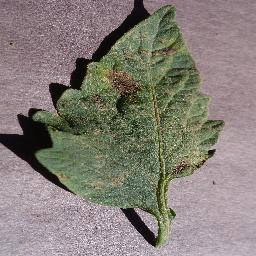
#> input picture data/samples/Tomato___Early_blight_sample.jpg, 256 x 256 px
$ python classical_processing.py   (older library calls are emulated)
#> lines starting #> are read from the running program, lines starting #| are printed output that depends on the picture; after the words box and inside, x2 and y2 are one past the last pixel; in counts of white or black regions, pixels touching at a corner belong together
"""Classical Image Processing Pipeline (CO1 & CO2, Practicals 2, 3, 4).
Covers color space conversions, contrast enhancement (CLAHE), spatial smoothing,
directional Sobel & Canny edge detection, and ORB feature keypoint extraction.
"""

import os
import sys
from pathlib import Path
import cv2
import numpy as np

# Safe stdout handling for Windows terminals
if sys.stdout.encoding and sys.stdout.encoding.lower() != "utf-8":
    try:
        sys.stdout.reconfigure(encoding="utf-8")
    except Exception:
        pass

PROJECT_ROOT = Path(__file__).resolve().parent.parent
os.environ["MPLCONFIGDIR"] = str(PROJECT_ROOT / ".cache" / "matplotlib")

import matplotlib.pyplot as plt

REPORTS_DIR = PROJECT_ROOT / "reports"
SAMPLES_DIR = PROJECT_ROOT / "data" / "samples"


def load_image(image_path_or_array, target_size=(256, 256)):
    """Load image from path or validate numpy array, converting to RGB."""
    if isinstance(image_path_or_array, (str, Path)):
        img = cv2.imread(str(image_path_or_array))
        if img is None:
            raise ValueError(f"Could not load image from: {image_path_or_array}")
        img = cv2.cvtColor(img, cv2.COLOR_BGR2RGB)
    elif isinstance(image_path_or_array, np.ndarray):
        img = image_path_or_array.copy()
        if len(img.shape) == 2:
            img = cv2.cvtColor(img, cv2.COLOR_GRAY2RGB)
    else:
        raise TypeError("Input must be a file path or numpy array.")

    if target_size is not None:
        img = cv2.resize(img, target_size, interpolation=cv2.INTER_AREA)

    return img


def rgb_to_grayscale(img_rgb):
    """Convert RGB to 8-bit Grayscale (CO1, Practical 2)."""
    return cv2.cvtColor(img_rgb, cv2.COLOR_RGB2GRAY)


def rgb_to_hsv(img_rgb):
    """Convert RGB to HSV color space (CO1, Practical 2)."""
    return cv2.cvtColor(img_rgb, cv2.COLOR_RGB2HSV)


def apply_clahe(img_rgb, clip_limit=2.5, tile_grid_size=(8, 8)):
    """Apply Contrast Limited Adaptive Histogram Equalization (CLAHE) on Luminance channel (CO2, Practical 3)."""
    lab = cv2.cvtColor(img_rgb, cv2.COLOR_RGB2LAB)
    l_channel, a_channel, b_channel = cv2.split(lab)
    clahe = cv2.createCLAHE(clipLimit=clip_limit, tileGridSize=tile_grid_size)
    l_clahe = clahe.apply(l_channel)
    enhanced_lab = cv2.merge([l_clahe, a_channel, b_channel])
    return cv2.cvtColor(enhanced_lab, cv2.COLOR_LAB2RGB)


def apply_smoothing(img_rgb, method="bilateral"):
    """Apply spatial smoothing filters to reduce sensor noise (CO2, Practical 3)."""
    if method == "gaussian":
        return cv2.GaussianBlur(img_rgb, (5, 5), 0)
    elif method == "median":
        return cv2.medianBlur(img_rgb, 5)
    elif method == "bilateral":
        # Bilateral filter preserves sharp leaf and lesion edges while smoothing uniform textures
        return cv2.bilateralFilter(img_rgb, d=9, sigmaColor=75, sigmaSpace=75)
    else:
        raise ValueError(f"Unknown smoothing method: {method}")


def detect_edges_sobel(img_rgb):
    """Compute directional Sobel gradients and overall gradient magnitude (CO2, Practical 3)."""
    gray = rgb_to_grayscale(img_rgb)
    blurred = cv2.GaussianBlur(gray, (3, 3), 0)

    grad_x = cv2.Sobel(blurred, cv2.CV_64F, 1, 0, ksize=3)
    grad_y = cv2.Sobel(blurred, cv2.CV_64F, 0, 1, ksize=3)

    abs_x = cv2.convertScaleAbs(grad_x)
    abs_y = cv2.convertScaleAbs(grad_y)
    magnitude = cv2.addWeighted(abs_x, 0.5, abs_y, 0.5, 0)
    return magnitude, abs_x, abs_y


def detect_edges_canny(img_rgb, low_threshold=50, high_threshold=150):
    """Compute Canny edge map with hysteresis thresholding (CO2, Practical 3)."""
    gray = rgb_to_grayscale(img_rgb)
    blurred = cv2.GaussianBlur(gray, (5, 5), 1.2)
    return cv2.Canny(blurred, low_threshold, high_threshold)


def extract_orb_keypoints(img_rgb, n_features=500):
    """Extract ORB (Oriented FAST and Rotated BRIEF) keypoints and draw descriptors (CO2, Practical 4)."""
    gray = rgb_to_grayscale(img_rgb)
    orb = cv2.ORB_create(nfeatures=n_features)
    keypoints, descriptors = orb.detectAndCompute(gray, None)

    # Draw keypoints on image (rich green circles with orientation vectors)
    out_img = cv2.drawKeypoints(
        img_rgb,
        keypoints,
        None,
        color=(0, 255, 120),
        flags=cv2.DRAW_MATCHES_FLAGS_DRAW_RICH_KEYPOINTS,
    )
    return out_img, keypoints, descriptors


def process_leaf_pipeline(image_path_or_array):
    """Unified classical processing pipeline returning all intermediate visual representations."""
    original = load_image(image_path_or_array)
    gray = rgb_to_grayscale(original)
    hsv = rgb_to_hsv(original)
    h_channel, s_channel, v_channel = cv2.split(hsv)
    smoothed = apply_smoothing(original, method="bilateral")
    clahe_enhanced = apply_clahe(original)
    sobel_mag, sobel_x, sobel_y = detect_edges_sobel(original)
    canny = detect_edges_canny(original)
    orb_img, keypoints, _ = extract_orb_keypoints(original)

    return {
        "original": original,
        "grayscale": gray,
        "hsv": hsv,
        "hue": h_channel,
        "saturation": s_channel,
        "value": v_channel,
        "smoothed": smoothed,
        "clahe": clahe_enhanced,
        "sobel_mag": sobel_mag,
        "canny": canny,
        "orb": orb_img,
        "num_keypoints": len(keypoints),
    }


def generate_comparison_figure(image_path, output_filename, plant_name="Plant Leaf"):
    """Generate and save an academic multi-panel figure for lab reports."""
    results = process_leaf_pipeline(image_path)

    fig, axes = plt.subplots(2, 4, figsize=(18, 9))
    fig.suptitle(
        f"Classical Computer Vision Processing (CO1 & CO2) — {plant_name}",
        fontsize=16,
        fontweight="bold",
        y=0.98,
    )

    panels = [
        (results["original"], "1. Original RGB Leaf", None),
        (results["grayscale"], "2. Grayscale (CO1)", "gray"),
        (results["hue"], "3. HSV: Hue Channel (Chlorophyll)", "hsv"),
        (results["saturation"], "4. HSV: Saturation (Lesions)", "inferno"),
        (results["clahe"], "5. CLAHE Enhanced (CO2)", None),
        (results["sobel_mag"], "6. Sobel Gradient Magnitude (CO2)", "magma"),
        (results["canny"], "7. Canny Edge Map (CO2)", "gray"),
        (results["orb"], f"8. ORB Keypoints: {results['num_keypoints']} pts (CO2)", None),
    ]

    for ax, (img_data, title, cmap) in zip(axes.flat, panels):
        if cmap:
            ax.imshow(img_data, cmap=cmap)
        else:
            ax.imshow(img_data)
        ax.set_title(title, fontsize=11, fontweight="bold", pad=8)
        ax.axis("off")

    plt.tight_layout()
    REPORTS_DIR.mkdir(parents=True, exist_ok=True)
    out_path = REPORTS_DIR / output_filename
    plt.savefig(out_path, dpi=300, bbox_inches="tight")
    plt.close()
    print(f"[+] Classical comparison figure saved: {out_path}")
    return out_path


def run_demo_across_sample_plants():
    """Run classical pipeline across multiple distinct plant samples and save figures."""
    demo_leaves = [
        ("Tomato___Early_blight_sample.jpg", "classical_tomato_early_blight.png", "Tomato (Early Blight)"),
        ("Apple___Cedar_apple_rust_sample.jpg", "classical_apple_cedar_rust.png", "Apple (Cedar Apple Rust)"),
        ("Corn_(maize)___Common_rust__sample.jpg", "classical_corn_common_rust.png", "Corn (Common Rust)"),
        ("Grape___Black_rot_sample.jpg", "classical_grape_black_rot.png", "Grape (Black Rot)"),
        ("Tomato___healthy_sample.jpg", "classical_tomato_healthy.png", "Tomato (Healthy Reference)"),
    ]

    print("\n" + "=" * 65)
    print("🔬 Executing Phase 2: Classical Image Processing Pipeline (CO1 & CO2)")
    print("=" * 65)

    for filename, output_name, display_title in demo_leaves:
        sample_path = SAMPLES_DIR / filename
        if sample_path.exists():
            generate_comparison_figure(sample_path, output_name, display_title)
#> in load_image, img is the input picture: shape (256, 256, 3); mean B, G, R 119.4, 126.4, 133
#> in rgb_to_hsv, `return cv2.cvtColor(img_rgb, cv2.COLOR_RGB2HSV)`: returned value: shape (256, 256, 3); mean H, S, V 113.1, 49.2, 136.4
#> in process_leaf_pipeline, `h_channel, s_channel, v_channel = cv2.split(hsv)`:
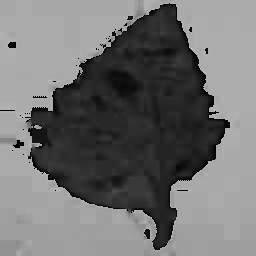
#> h_channel: shape (256, 256); min 0, max 179, mean 113.1
#> in process_leaf_pipeline, `h_channel, s_channel, v_channel = cv2.split(hsv)`:
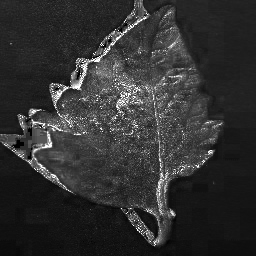
#> s_channel: shape (256, 256); min 0, max 255, mean 49.2
#> in apply_clahe, `lab = cv2.cvtColor(img_rgb, cv2.COLOR_RGB2LAB)`: lab: shape (256, 256, 3); mean of channels 0, 1, 2 134.8, 129.1, 132.8
#> in apply_clahe, `l_clahe = clahe.apply(l_channel)`:
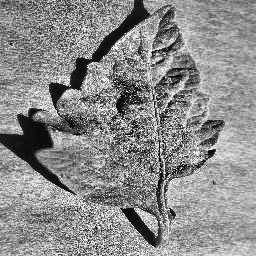
#> l_clahe: shape (256, 256); min 0, max 255, mean 139.5
#> in apply_clahe, `enhanced_lab = cv2.merge([l_clahe, a_channel, b_channel])`: enhanced_lab: shape (256, 256, 3); mean of channels 0, 1, 2 139.5, 129.1, 132.8
#> in detect_edges_sobel, `grad_y = cv2.Sobel(blurred, cv2.CV_64F, 0, 1, ksize=3)`:
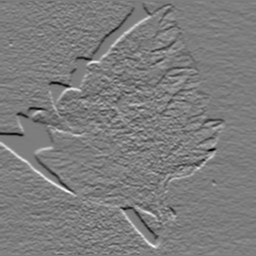
#> grad_y: shape (256, 256) float64; min -459, max 477, mean 1.7; drawn with min black and max white
#> in detect_edges_sobel, `magnitude = cv2.addWeighted(abs_x, 0.5, abs_y, 0.5, 0)`:
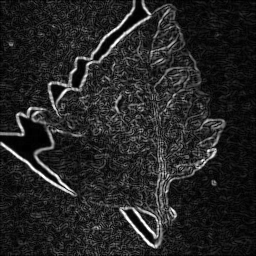
#> magnitude: shape (256, 256); min 0, max 255, mean 36.6
#> in detect_edges_canny, `return cv2.Canny(blurred, low_threshold, high_threshold)`:
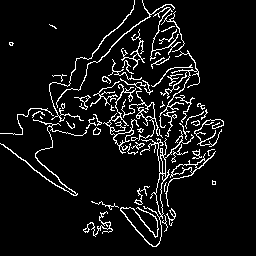
#> returned value: shape (256, 256); 7.5% white in thin lines or dots, all inside (x1, y1, x2, y2) = (0, 0, 224, 247)
#> in extract_orb_keypoints, `keypoints, descriptors = orb.detectAndCompute(gray, None)`: keypoints = 442 keypoints; strongest (x, y, size): (213, 150, 31), (67, 84, 37.2), (66, 84, 44.6), (69, 84, 31)
#> in extract_orb_keypoints, `out_img = cv2.drawKeypoints( img_rgb, keypoints, None, color=(0, 255, ..`:
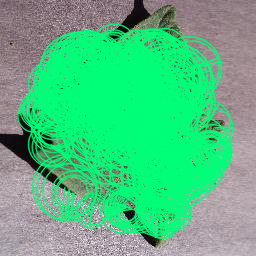
#> out_img: shape (256, 256, 3); mean R, G, B 82.4, 188.8, 130.1
#> in generate_comparison_figure, `results = process_leaf_pipeline(image_path)`: results = 12 items
#> the loop in generate_comparison_figure, `for ax, (img_data, title, cmap) in zip(axes.flat, panels):` made 8 passes
#> (title, cmap) on passes 1 to 8: ('1. Original RGB Leaf', None), ('2. Grayscale (CO1)', 'gray'), ('3. HSV: Hue Channel (Chlorophyll)', 'hsv'), ('4. HSV: Saturation (Lesions)', 'inferno'), ('5. CLAHE Enhanced (CO2)', None), ('6. Sobel Gradient Magnitude (CO2)', 'magma'), ('7. Canny Edge Map (CO2)', 'gray'), ('8. ORB Keypoints: 442 pts (CO2)', None)
        else:
            print(f"[-] Sample image not found: {sample_path}")
#> pass 2 of the loop in run_demo_across_sample_plants, `for filename, output_name, display_title in demo_leaves:`:
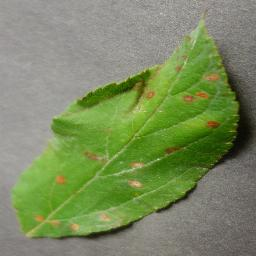
#> input picture data/samples/Apple___Cedar_apple_rust_sample.jpg, 256 x 256 px
#> in load_image, img is the input picture: shape (256, 256, 3); mean B, G, R 95.7, 139.1, 123
#> lab: shape (256, 256, 3); mean of channels 0, 1, 2 142.2, 115.4, 148.4
#> enhanced_lab: shape (256, 256, 3); mean of channels 0, 1, 2 145.2, 115.4, 148.4
#> in detect_edges_sobel (call 2), `grad_y = cv2.Sobel(blurred, cv2.CV_64F, 0, 1, ksize=3)`:
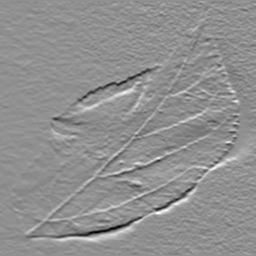
#> grad_y: shape (256, 256) float64; min -322, max 245, mean -1; drawn with min black and max white
#> in detect_edges_canny (call 2), `return cv2.Canny(blurred, low_threshold, high_threshold)`:
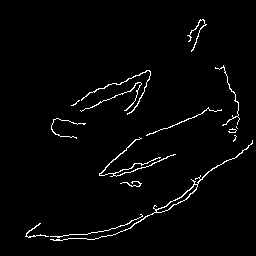
#> returned value: shape (256, 256); 2.3% white in thin lines or dots, all inside (x1, y1, x2, y2) = (25, 19, 253, 241)
#> in extract_orb_keypoints (call 2), `keypoints, descriptors = orb.detectAndCompute(gray, None)`: keypoints = 304 keypoints; strongest (x, y, size): (157, 211, 31), (158, 210, 44.6), (117, 83, 31), (148, 72, 37.2)
#> the loop in generate_comparison_figure (call 2), `for ax, (img_data, title, cmap) in zip(axes.flat, panels):` made 8 passes

    print("\n✅ Phase 2 classical pipeline successfully executed across multiple plant crops!")


if __name__ == "__main__":
    run_demo_across_sample_plants()
